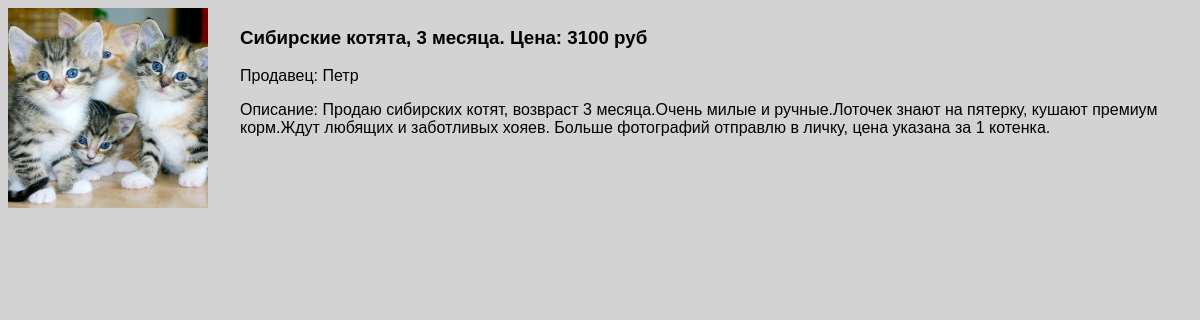
The app's page /ads/ad/http/1/ with its own data.
### ads/models.py (models this page shows, shortened)
class Ad(models.Model):
    name = models.CharField(max_length=100, verbose_name="Объявление")
    author = models.ForeignKey('User', on_delete=models.CASCADE, verbose_name="Автор")
    price = models.PositiveIntegerField(verbose_name="Цена")
    description = models.CharField(max_length=1000, verbose_name="Описание", null=True, blank=True)
    is_published = models.BooleanField(default=False, verbose_name="Опубликован или нет")
    category = models.ForeignKey('Cat', on_delete=models.PROTECT, verbose_name="Категория")
    image = models.ImageField(upload_to="img/", null=True)
    class Meta:
        verbose_name_plural = "Объявления"
        verbose_name = "Объявление"
        ordering = ["-price"]

class User(models.Model):
    username = models.CharField(max_length=30, verbose_name="Имя пользователя в системе")
    first_name = models.CharField(max_length=20, null=True, blank=True, verbose_name="Имя")
    last_name = models.CharField(max_length=20, null=True, blank=True, verbose_name="Фамилия")
    role = models.CharField(max_length=20, null=True, blank=True, verbose_name="Роль")
    age = models.PositiveSmallIntegerField(null=True, blank=True, verbose_name="Возраст")
    locations = models.ManyToManyField(Location)
    def __str__(self):
        return self.username
    class Meta:
        verbose_name_plural = "Пользователи"
        verbose_name = "Пользователь"
        ordering = ["username"]

### ads/views.py (the view)
# urls.py: path("ad/http/<int:pk>/", views.AdHTTPDetailView.as_view(), name="ad_http_detail"),
class AdHTTPDetailView(DetailView):
    model = Ad

### ads/templates/ads/ad_detail.html (shortened to what this page needs)
{% load static %}
<!DOCTYPE html>
<html lang="en">
<head>
    <link rel="stylesheet" href="{% static 'style.css' %}">
</head>
<body>
    <div class="ad-box">
        {% if ad.image %}
        <img class="image-container" src="{{ ad.image.url }}" alt="No picture yet">
        {% endif %}
        <div>
            <h3>{{ ad.name }}. Цена: {{ ad.price }} руб</h3>
            <p>Продавец: {{ ad.author }}</p>
            <p>Описание: {{ ad.description }}</p>
        </div>
    </div>
</body>
</html>

### ads/static/style.css (style rules this page uses)
body { font-family: sans-serif; background-color: lightgrey; }

### ads/templates/ads/ad_detail.html (style rules this page uses)
.ad-box { display: flex; gap: 32px;  }
.image-container { width: 200px; height: 200px; object-fit: cover; }

### records on screen
Ad: image (picture), name "Сибирские котята, 3 месяца", price "3100", author "Петр", description "Продаю сибирских котят, возвраст 3 месяца.Очень милые и ручные.Лоточек знают на пятерку, кушают премиум корм.Ждут любящих и заботливых хояев. Больше фотографий отправлю в личку, цена указана за 1 котенка."
